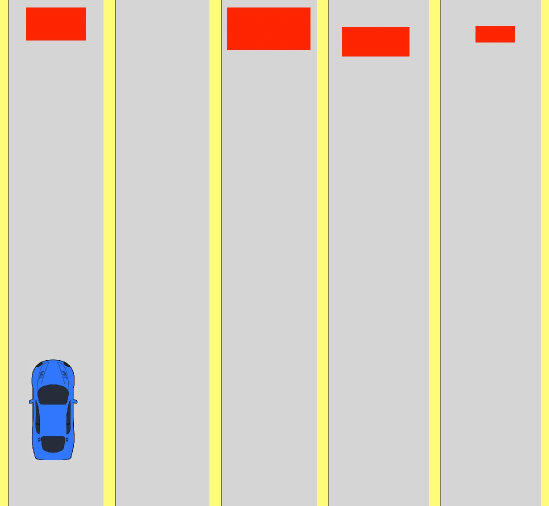
#> input picture Lab1/task_2/image_00.jpg, 1098 x 1012 px (shown at 1/2 size)
$ python -i task_2.py   (imports and definitions only)
#> lines starting #> are read from the running program, lines starting #| are printed output that depends on the picture; after the words box and inside, x2 and y2 are one past the last pixel; in counts of white or black regions, pixels touching at a corner belong together
import cv2
import numpy as np


def find_road_number(image: np.ndarray) -> int:
    hsv_img = cv2.cvtColor(image.copy(), cv2.COLOR_RGB2HSV)
    obstacle_mask = detect_obstacles(hsv_img)
    line_mask = detect_lines(hsv_img)
    car_mask = detect_cars(hsv_img)

    combined_mask = obstacle_mask | line_mask | car_mask
    img_height, img_width = combined_mask.shape

    left_clear = 0
    right_clear = 0

    for col in range(img_width):
        mid_row = img_height // 2
        if combined_mask[mid_row, col] != 0:
            if right_clear != 0:
                break
            left_clear += 1

        if combined_mask[mid_row, col] == 0 and left_clear != 0:
            right_clear += 1

    total_roads_count = round((img_height - left_clear) / (left_clear + right_clear))
    road_obstacle_status = np.zeros(total_roads_count)

    offset = int(((img_width - left_clear) / total_roads_count) // 2)
    for road_idx in range(total_roads_count):
        for row in range(img_height // 2):
            if combined_mask[row, offset + 2 * offset * road_idx] in [255, 254]:
                road_obstacle_status[road_idx] = -1
                break

    car_presence_status = np.zeros(total_roads_count)
    for road_idx in range(total_roads_count):
        for row in range(img_height // 2, img_height):
            if combined_mask[row, offset + 2 * offset * road_idx] in [255, 254]:
                car_presence_status[road_idx] = -1
                break

    current_road_index = next((i for i, status in enumerate(car_presence_status) if status == -1), -1)
    available_road_index = next((i for i, status in enumerate(road_obstacle_status) if status == 0), -1)

    if current_road_index == available_road_index:
        return -1
    return available_road_index


def detect_obstacles(hsv_img):
    return cv2.inRange(hsv_img, (1, 250, 250), (255, 255, 255))


def detect_cars(hsv_img):
    return cv2.inRange(hsv_img, (109, 0, 0), (112, 255, 255))


def detect_lines(hsv_img):
    return cv2.inRange(hsv_img, (25, 0, 0), (32, 255, 255))

>>> import cv2
>>> picture = cv2.cvtColor(cv2.imread('task_2/image_00.jpg'), cv2.COLOR_BGR2RGB)
>>> result = find_road_number(picture)
#> in find_road_number, `hsv_img = cv2.cvtColor(image.copy(), cv2.COLOR_RGB2HSV)`: hsv_img: shape (1012, 1098, 3); mean H, S, V 11.5, 26.5, 217.6
#> in detect_obstacles, `return cv2.inRange(hsv_img, (1, 250, 250), (255, 255, 255))`:
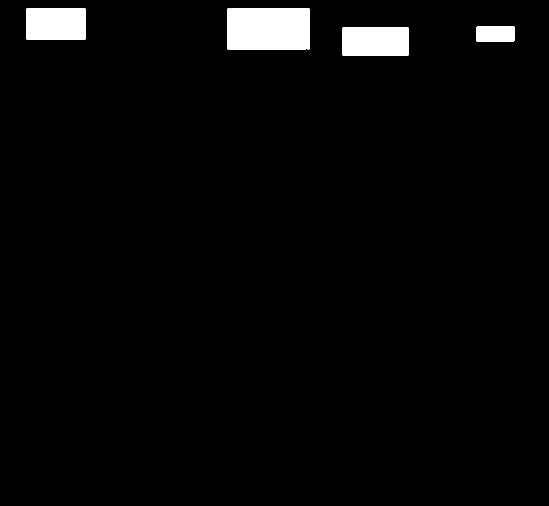
#> returned value: shape (1012, 1098) (shown at 1/2 size); 2.7% white; 4 white regions, box (x1, y1, x2, y2) and area: (455, 17, 619, 99) 13444, (685, 55, 817, 111) 7392, (53, 17, 171, 79) 7316, (953, 53, 1029, 83) 2273
#> in detect_lines, `return cv2.inRange(hsv_img, (25, 0, 0), (32, 255, 255))`:
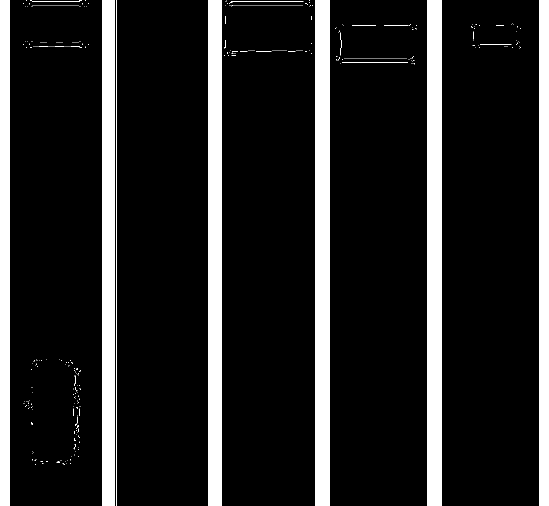
#> returned value: shape (1012, 1098) (shown at 1/2 size); 13.9% white; 506 white regions (480 under 20 px), largest, box (x1, y1, x2, y2) and area: (633, 0, 660, 1012) 27324, (857, 0, 884, 1012) 27324, (417, 0, 443, 1012) 26312
#> in detect_cars, `return cv2.inRange(hsv_img, (109, 0, 0), (112, 255, 255))`:
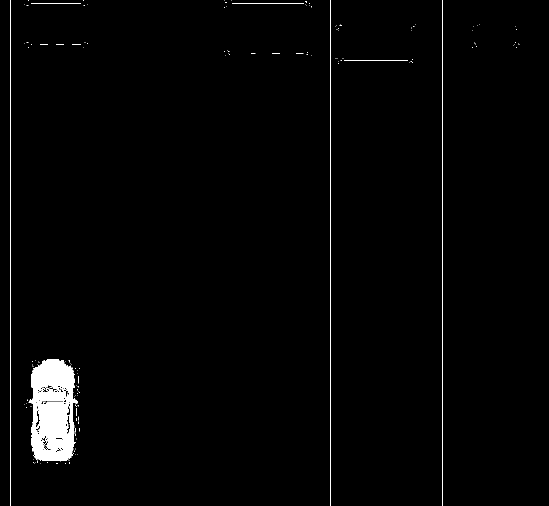
#> returned value: shape (1012, 1098) (shown at 1/2 size); 2% white; 156 white regions (143 under 20 px), largest, box (x1, y1, x2, y2) and area: (57, 719, 155, 922) 14557, (20, 0, 22, 1012) 2024, (660, 0, 662, 1012) 2024
#> in find_road_number, `combined_mask = obstacle_mask | line_mask | car_mask`:
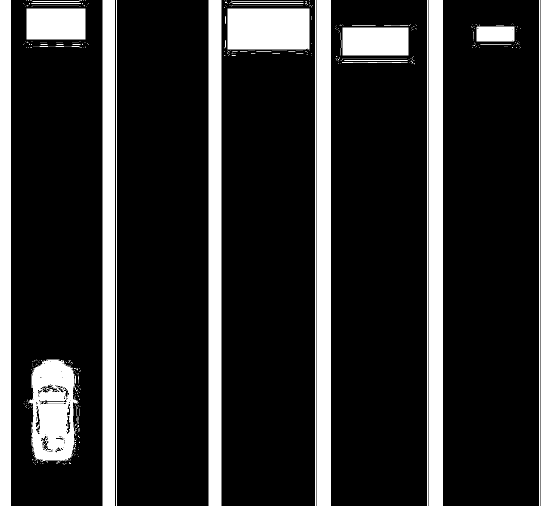
#> combined_mask: shape (1012, 1098) (shown at 1/2 size); 18.6% white; 612 white regions (572 under 20 px), largest, box (x1, y1, x2, y2) and area: (633, 0, 662, 1012) 29348, (857, 0, 886, 1012) 29348, (417, 0, 443, 1012) 26312
#> after the loop in find_road_number, `for col in range(img_width):`: left_clear = 22; right_clear = 183
#> in find_road_number, `total_roads_count = round((img_height - left_clear) / (left_clear + ri..`: total_roads_count = 5
#> in find_road_number, `offset = int(((img_width - left_clear) / total_roads_count) // 2)`: offset = 107
#> result = 1

$ run again, on Lab1/task_2/image_01.jpg
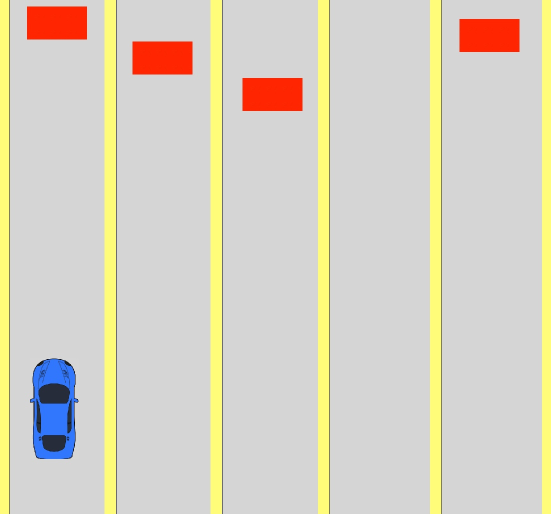
#> input picture Lab1/task_2/image_01.jpg, 1102 x 1028 px (shown at 1/2 size)
#> hsv_img: shape (1028, 1102, 3); mean H, S, V 9.1, 26.5, 217.7
#> in detect_obstacles, `return cv2.inRange(hsv_img, (1, 250, 250), (255, 255, 255))`:
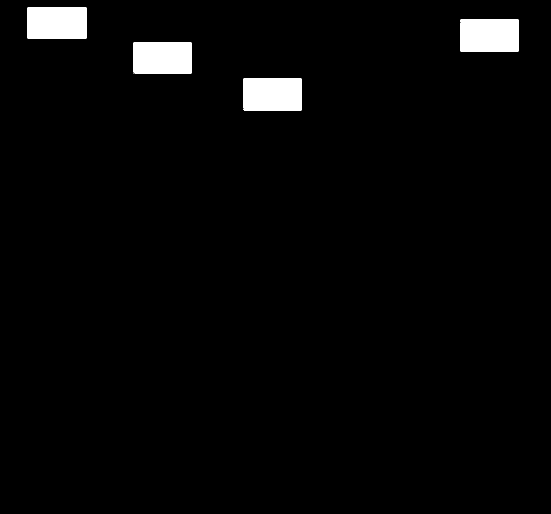
#> returned value: shape (1028, 1102) (shown at 1/2 size); 2.6% white; 4 white regions, box (x1, y1, x2, y2) and area: (921, 39, 1037, 103) 7423, (487, 157, 603, 221) 7418, (55, 15, 173, 77) 7315, (267, 85, 383, 147) 7190
#> in find_road_number, `combined_mask = obstacle_mask | line_mask | car_mask`:
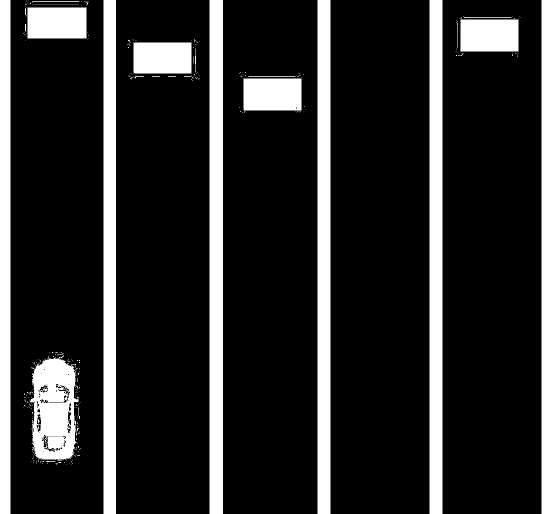
#> combined_mask: shape (1028, 1102) (shown at 1/2 size); 17.1% white; 355 white regions (331 under 20 px), largest, box (x1, y1, x2, y2) and area: (419, 0, 446, 1028) 27756, (635, 0, 661, 1028) 26728, (859, 0, 885, 1028) 26728
#> after the loop in find_road_number, `for col in range(img_width):`: left_clear = 21; right_clear = 186
#> total_roads_count = 5
#> offset = 108
#> result = 3

$ run again, on Lab1/task_2/image_02.jpg
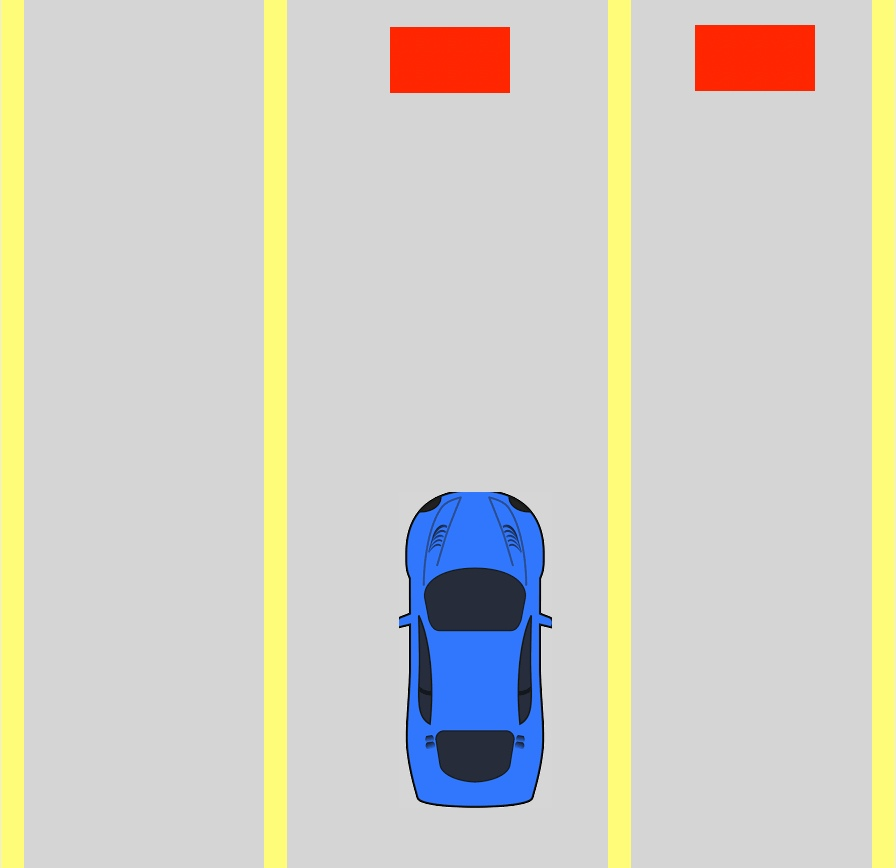
#> input picture Lab1/task_2/image_02.jpg, 896 x 868 px
#> hsv_img: shape (868, 896, 3); mean H, S, V 10.4, 28.3, 216.6
#> in detect_obstacles, `return cv2.inRange(hsv_img, (1, 250, 250), (255, 255, 255))`:
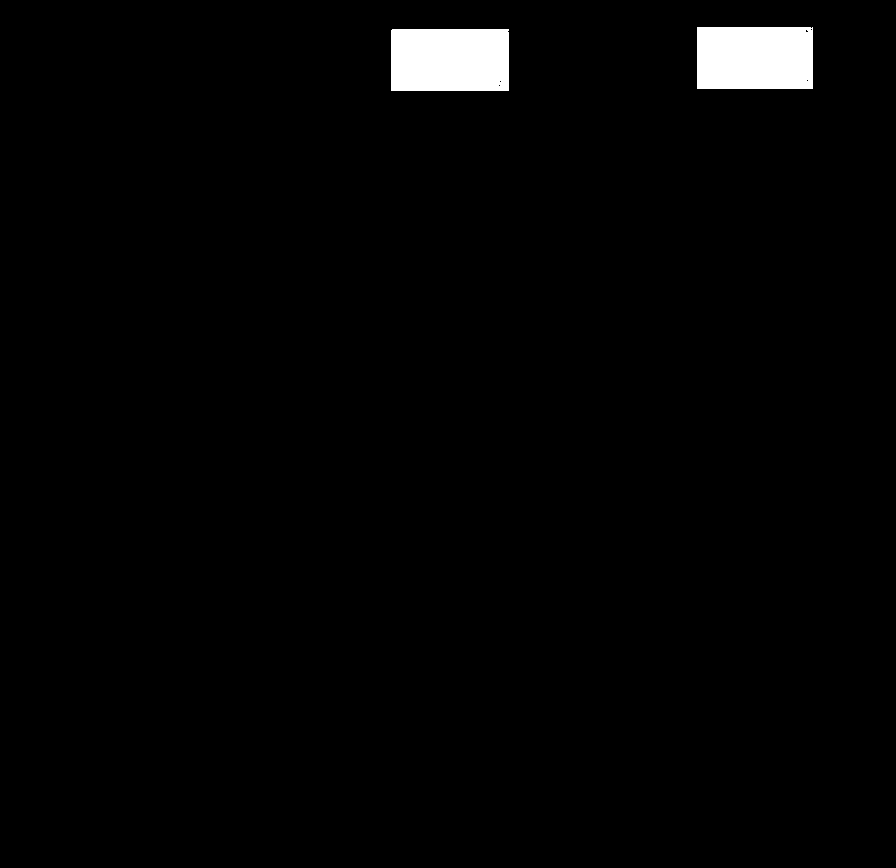
#> returned value: shape (868, 896); 1.9% white; 2 white regions, box (x1, y1, x2, y2) and area: (391, 29, 509, 91) 7312, (697, 27, 813, 89) 7186
#> in find_road_number, `combined_mask = obstacle_mask | line_mask | car_mask`:
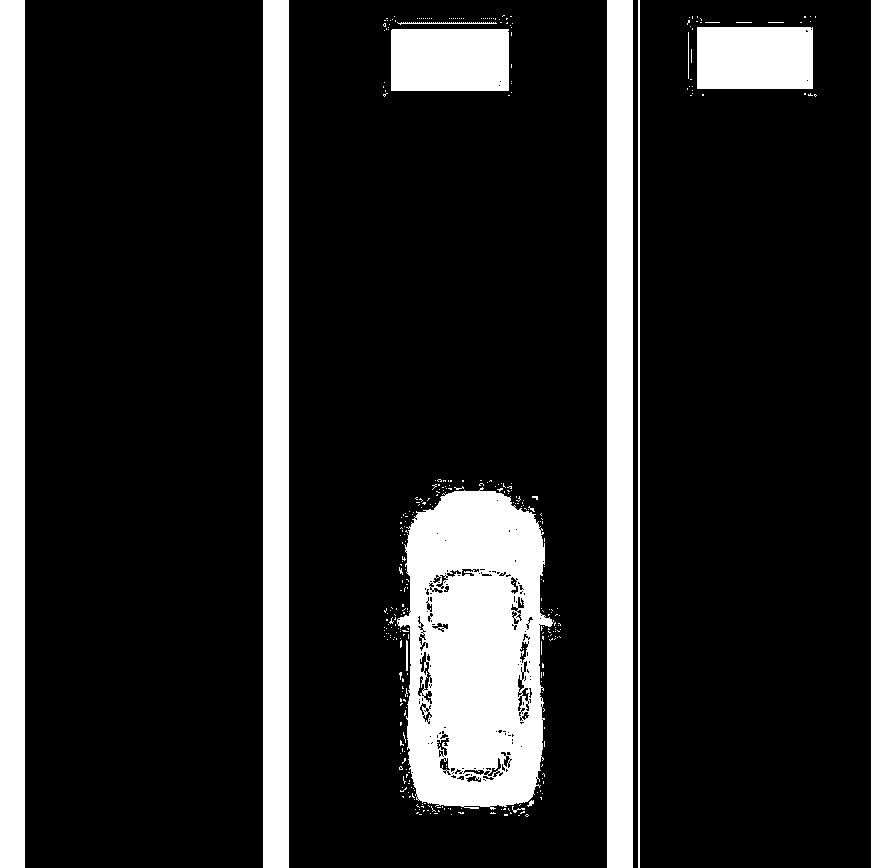
#> combined_mask: shape (868, 896); 18.5% white; 354 white regions (341 under 20 px), largest, box (x1, y1, x2, y2) and area: (397, 487, 554, 810) 37729, (263, 0, 289, 868) 22568, (607, 0, 633, 868) 22568
#> after the loop in find_road_number, `for col in range(img_width):`: left_clear = 25; right_clear = 238
#> total_roads_count = 3
#> offset = 145
#> result = 0
